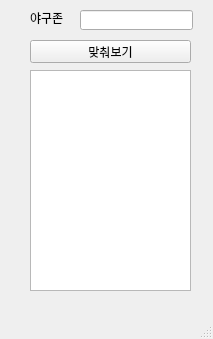
<?xml version="1.0" encoding="UTF-8"?>
<ui version="4.0">
 <class>MainWindow</class>
 <widget class="QMainWindow" name="MainWindow">
  <property name="geometry">
   <rect>
    <x>0</x>
    <y>0</y>
    <width>213</width>
    <height>339</height>
   </rect>
  </property>
  <property name="windowTitle">
   <string>MainWindow</string>
  </property>
  <widget class="QWidget" name="centralwidget">
   <widget class="QLabel" name="lbl">
    <property name="geometry">
     <rect>
      <x>30</x>
      <y>10</y>
      <width>41</width>
      <height>16</height>
     </rect>
    </property>
    <property name="text">
     <string>야구존</string>
    </property>
   </widget>
   <widget class="QPushButton" name="pb">
    <property name="geometry">
     <rect>
      <x>30</x>
      <y>40</y>
      <width>161</width>
      <height>23</height>
     </rect>
    </property>
    <property name="text">
     <string>맞춰보기</string>
    </property>
   </widget>
   <widget class="QLineEdit" name="le">
    <property name="geometry">
     <rect>
      <x>80</x>
      <y>10</y>
      <width>113</width>
      <height>20</height>
     </rect>
    </property>
   </widget>
   <widget class="QTextEdit" name="te">
    <property name="geometry">
     <rect>
      <x>30</x>
      <y>70</y>
      <width>161</width>
      <height>221</height>
     </rect>
    </property>
   </widget>
  </widget>
  <widget class="QMenuBar" name="menubar">
   <property name="geometry">
    <rect>
     <x>0</x>
     <y>0</y>
     <width>213</width>
     <height>21</height>
    </rect>
   </property>
  </widget>
  <widget class="QStatusBar" name="statusbar"/>
 </widget>
 <resources/>
 <connections/>
</ui>
